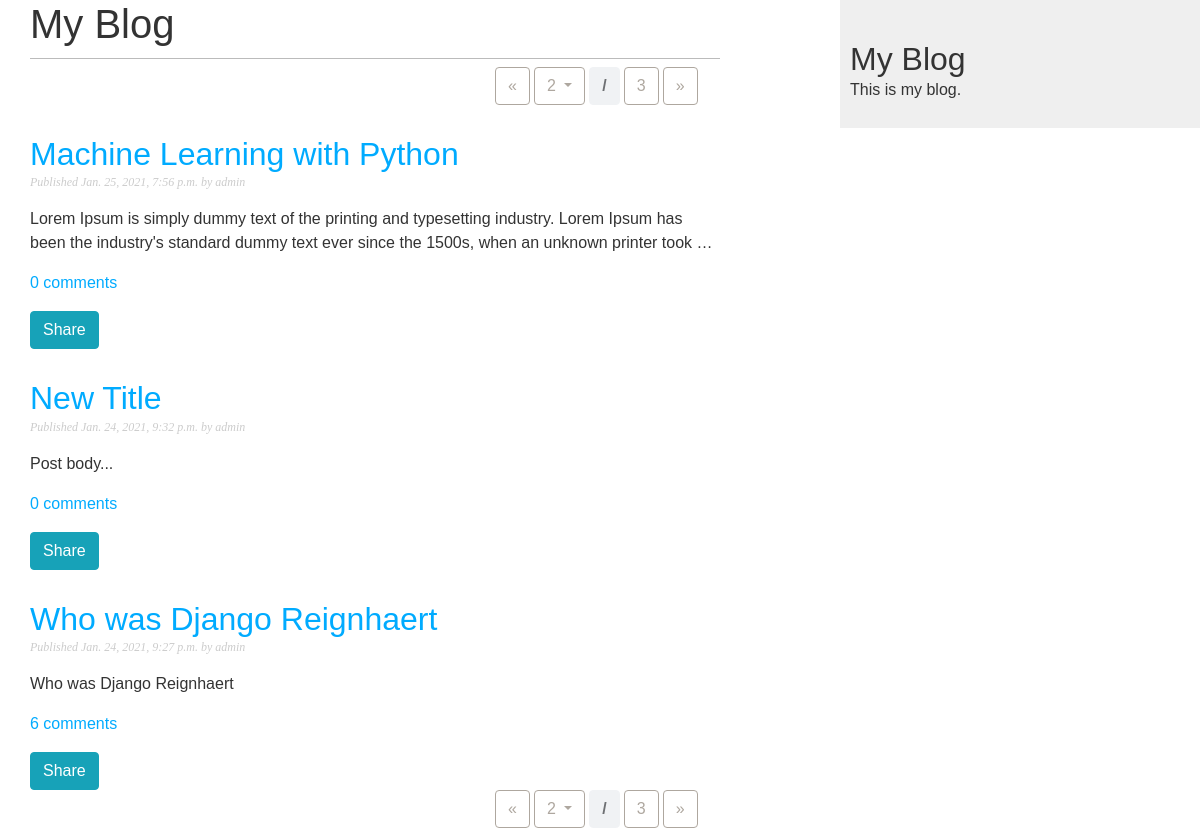
The app's page /blog/?page_number=2 with its own data.
### blog/models.py (models this page shows, shortened)
class Post(models.Model):
    STATUS_CHOICES = (
        ('draft', 'Draft'),
        ('published', 'Published')
    )
    title = models.CharField(max_length=250)
    slug = models.SlugField(max_length=250, unique_for_date='publish')
    author = models.ForeignKey(User, on_delete=models.CASCADE, related_name='blog_posts')
    body = models.TextField()
    publish = models.DateTimeField(default=timezone.now)
    created = models.DateTimeField(auto_now_add=True)
    updated = models.DateTimeField(auto_now=True)
    status = models.CharField(max_length=10,
                            choices=STATUS_CHOICES,
                            default='draft')
    class Meta:
        ordering = ('-publish', ) # append ',' to tell Python it's a tuple.
    def get_absolute_url(self):
        return reverse('blog:post_detail',
                        args=[self.publish.year,
                                self.publish.month,
                                self.publish.day, self.slug])
    objects = models.Manager()
    published = PublishedManager()

### blog/views.py (the view)
# urls.py: path('', views.post_list, name='post_list'),
def post_list(request):
    object_list = Post.published.all()
    paginator = Paginator(object_list, per_page=3)
    page_number = request.GET.get('page_number')
    try:
        posts = paginator.get_page(page_number)
    except  PageNotAnInteger:
        posts = paginator.get_page(1)
    except EmptyPage:
        posts = paginator.get_page(paginator.num_pages)
    return render(request, 'blog/post/list.html', {'posts': posts, 'page_number': page_number, 'range': range(1,paginator.num_pages+1)})

### blog/models.py (called while the page is built)
    def get_queryset(self):
        return super(PublishedManager, self).get_queryset()\
                                            .filter(status='published')

### blog/templates/blog/post/list.html (shortened to what this page needs)
{% extends 'blog/base.html' %}
{% block content %}
    <h1>My Blog</h1>
    {% include 'blog/pagination.html' with page=posts %}
    {% for post in posts %}
        <h2>
            <a href="{{ post.get_absolute_url }}">{{ post.title }}</a>
        </h2>
        <p class="date">
            Published {{ post.publish }} by {{ post.author }}
        </p>
        {{ post.body|truncatewords:30|linebreaks }}
        {% with post.comments.count as total_comments %}
            <p class="text-muted">
                <a href="{{ post.get_absolute_url }}">{{total_comments}} comment{{total_comments|pluralize}}</a>
            </p>
        {% endwith %}
        <a href="{% url 'blog:post_share' post.id %}" class="btn btn-info">Share</a>
    {% endfor %}
    {% include 'blog/pagination.html' with page=posts %}
{% endblock %}

### blog/static/blog/css/blog.css (style rules this page uses)
body { margin:0; padding:0; font-family:helvetica, sans-serif; }
a { color:#00abff; text-decoration:none; }
h1 { font-weight:normal; border-bottom:1px solid #bbb; padding:0 0 10px 0; }
h2 { font-weight:normal; margin:30px 0 0; }
p.date { color:#ccc; font-family: georgia, serif; font-size: 12px; font-style: italic; }

### records on screen
Post: title "Machine Learning with Python", publish "Jan. 25, 2021, 7:56 p.m.", author "admin", body "Lorem Ipsum is simply dummy text of the printing and typesetting industry. Lorem Ipsum has been the industry's standard dummy text ever since the 1500s, when an unknown printer took …", comments.count "0"
Post: title "New Title", publish "Jan. 24, 2021, 9:32 p.m.", author "admin", body "Post body...", comments.count "0"
Post: title "Who was Django Reignhaert", publish "Jan. 24, 2021, 9:27 p.m.", author "admin", body "Who was Django Reignhaert", comments.count "6"

### other values on screen
{{ page.number }} "2 2"
{{ page.paginator.num_pages }} "3 3"
